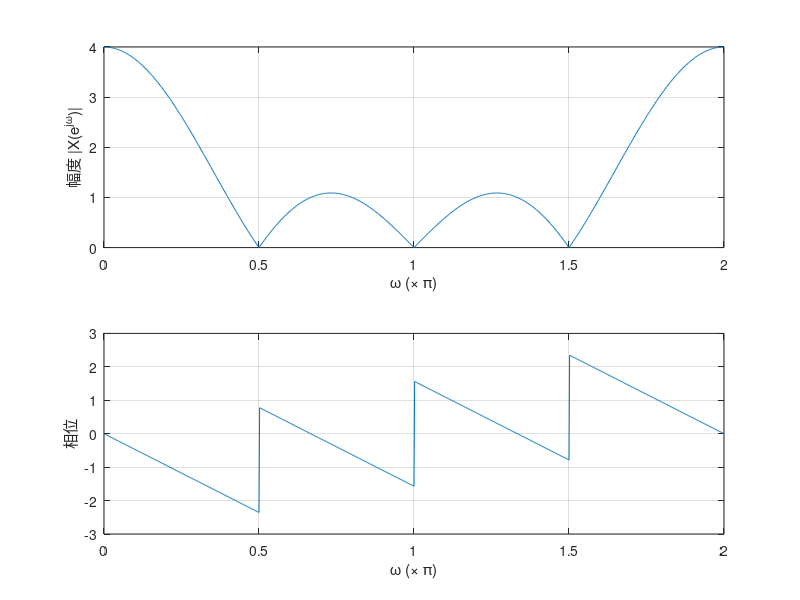

This figure's MATLAB source:
clear; clc; close all
N=1000;w=[0:N-1]*2*pi/N;
X=(sin(2*w)./sin(w/2)).*exp(-j*3*w/2);
magX=abs(X);angX=angle(X);
subplot(2,1,1);plot(w/pi,magX);grid on;
xlabel('\omegn(x\pi)');ylabel('幅度|X(e^j^\omega)|');
subplot(2,1,2);plot(w/pi,angX); grid on;
xlabel('\omegn(x\pi)');ylabel('相位');
% 清空工作区变量，清空命令行窗口，关闭所有图形窗口
clear; clc; close all;

% 定义频率序列
N = 1000; % 频率点数
w = [0:N-1] * 2 * pi / N; % 频率序列，从 0 到 2π

% 计算 X(e^jω)
X = (sin(2*w) ./ sin(w/2)) .* exp(-j * 3 * w / 2); % 计算信号的频谱

% 计算幅度和相位
magX = abs(X); % 计算幅度
angX = angle(X); % 计算相位

% 绘制幅度响应曲线
subplot(2,1,1); % 创建 2x1 子图的第一个子图
plot(w/pi, magX); % 绘制幅度响应曲线
grid on; % 显示网格线
xlabel('\omega (\times \pi)'); % 设置 x 轴标签
ylabel('幅度 |X(e^{j\omega})|'); % 设置 y 轴标签

% 绘制相位响应曲线
subplot(2,1,2); % 创建 2x1 子图的第二个子图
plot(w/pi, angX); % 绘制相位响应曲线
grid on; % 显示网格线
xlabel('\omega (\times \pi)'); % 设置 x 轴标签
ylabel('相位'); % 设置 y 轴标签
